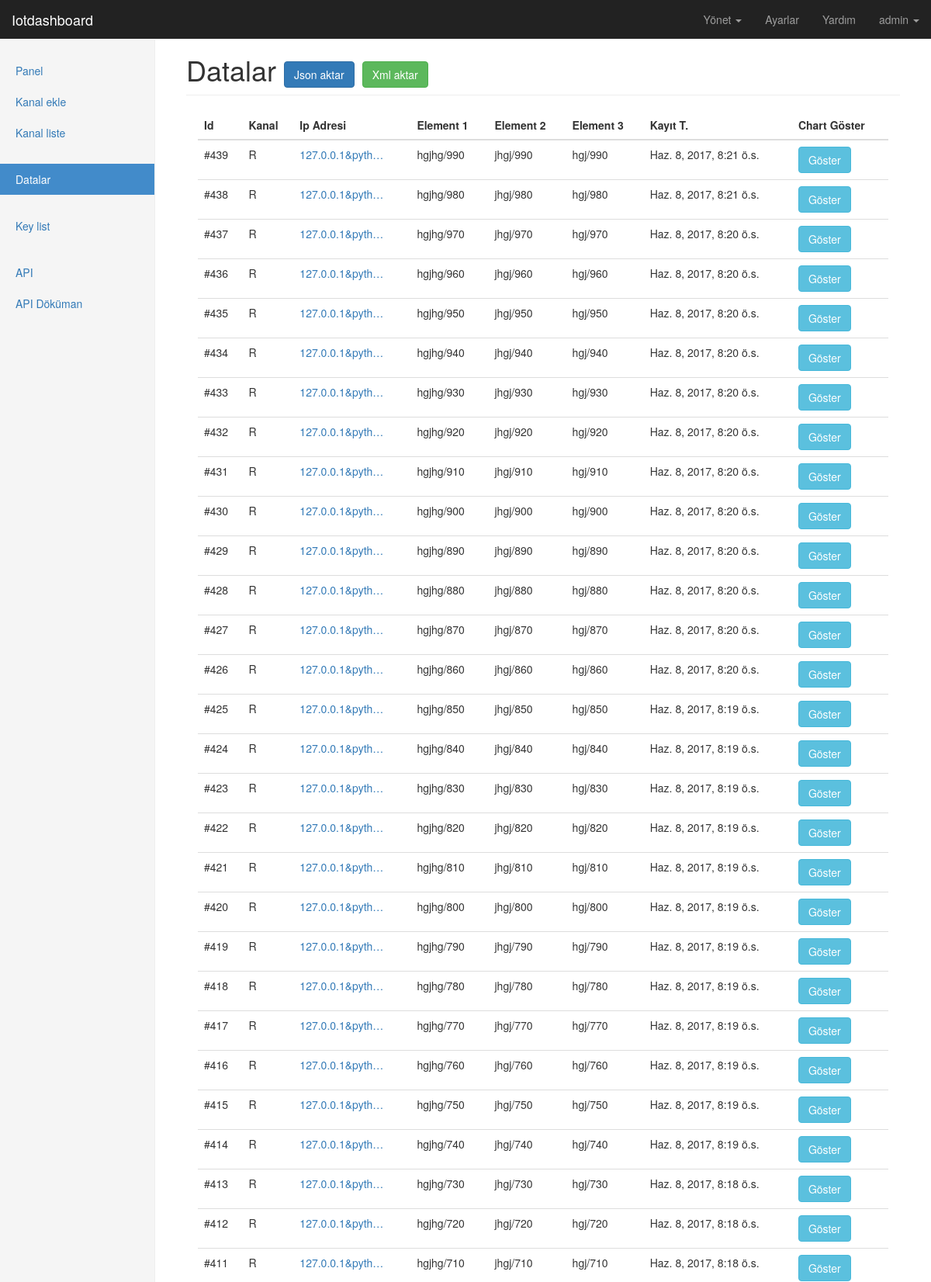
/tr/datas/ (signed in, upper part), run on the app's committed database.
### datas/models.py (models this page shows, shortened)
class Data(models.Model):
    owner           = models.ForeignKey('auth.User', related_name='ownerdata')
    channel         = models.ForeignKey(Channel, related_name='channeldata')
    value_1         = models.CharField(_('Deger 1'), max_length=10, null=True, blank=False)
    value_2         = models.CharField(_('Deger 2'), max_length=10, null=True, blank=False)
    value_3         = models.CharField(_('Deger 3'), max_length=10, null=True, blank=False)
    value_4         = models.CharField(_('Deger 4'), max_length=10, null=True, blank=False)
    value_5         = models.CharField(_('Deger 5'), max_length=10, null=True, blank=False)
    value_6         = models.CharField(_('Deger 6'), max_length=10, null=True, blank=False)
    value_7         = models.CharField(_('Deger 7'), max_length=10, null=True, blank=False)
    value_8         = models.CharField(_('Deger 8'), max_length=10, null=True, blank=False)
    value_9         = models.CharField(_('Deger 9'), max_length=10, null=True, blank=False)
    value_10        = models.CharField(_('Deger 10'), max_length=10, null=True, blank=False)
    enable          = models.BooleanField(_('Aktif et'), default=True)
    remote_address  = models.CharField(_('Ip adres'), max_length=255)
    pub_date        = models.DateTimeField(_('Yayin tarihi'), auto_now=True)

### channels/models.py (models this page shows, shortened)
class Channel(models.Model):
    owner          = models.ForeignKey('auth.User', related_name='ownerchannel')
    channel_name   = models.CharField(_('Kanal adı'), max_length=60, help_text=_('Kanal adını giriniz'))
    channel_name_id= models.CharField(_('Kanal ID'), max_length=90, null=True, blank=True)
    element_1       = models.CharField(_('Element 1'), max_length=20, null=True, blank=True)
    element_id_1    = models.CharField(_('Element ID 1'), max_length=30, null=True, blank=True)
    element_2       = models.CharField(_('Element 2'), max_length=20, null=True, blank=True)
    element_id_2    = models.CharField(_('Element ID 2'), max_length=30, null=True, blank=True)
    element_3       = models.CharField(_('Element 3'), max_length=20, null=True, blank=True)
    element_id_3    = models.CharField(_('Element ID 3'), max_length=30, null=True, blank=True)
    element_4       = models.CharField(_('Element 4'), max_length=20, null=True, blank=True)
    element_id_4    = models.CharField(_('Element ID 4'), max_length=30, null=True, blank=True)
    element_5       = models.CharField(_('Element 5'), max_length=20, null=True, blank=True)
    element_id_5    = models.CharField(_('Element ID 5'), max_length=30, null=True, blank=True)
    element_6       = models.CharField(_('Element 6'), max_length=20, null=True, blank=True)
    element_id_6    = models.CharField(_('Element ID 6'), max_length=30, null=True, blank=True)
    element_7       = models.CharField(_('Element 7'), max_length=20, null=True, blank=True)
    element_id_7    = models.CharField(_('Element ID 7'), max_length=30, null=True, blank=True)
    element_8       = models.CharField(_('Element 8'), max_length=20, null=True, blank=True)
    element_id_8    = models.CharField(_('Element ID 8'), max_length=30, null=True, blank=True)
    element_9       = models.CharField(_('Element 9'), max_length=20, null=True, blank=True)
    element_id_9    = models.CharField(_('Element ID 9'), max_length=30, null=True, blank=True)
    element_10      = models.CharField(_('Element 10'), max_length=20, null=True, blank=True)
    element_id_10   = models.CharField(_('Element ID 10'), max_length=30, null=True, blank=True)
    api_key        = models.CharField(_('Api key'), max_length=200) # api
    description    = models.TextField(_('Açıklama'), blank=True, max_length=255)
    enable         = models.BooleanField(_('Aktif et'), default=True)
    remote_address = models.CharField(_('Ip adres'), max_length=255)
    pub_date       = models.DateTimeField(_('Yayin tarihi'), auto_now=True)

### datas/views.py (the view)
class DataQueryList(TemplateView):
    template_name = "back/data_list.html"
    @method_decorator(login_required)
    def get(self, request, *args, **kwargs):
        datas = Data.objects.all().order_by('-pub_date')[:100]
        value_1 = False
        value_2 = False
        value_3 = False
        value_4 = False
        value_5 = False
        value_6 = False
        value_7 = False
        value_8 = False
        value_9 = False
        value_10 = False
        for i in datas:
            if i.value_1:
                value_1 = True
            if i.value_2:
                value_2 = True
            if i.value_3:
                value_3 = True
            if i.value_4:
                value_4 = True
            if i.value_5:
                value_5 = True
            if i.value_6:
                value_6 = True
            if i.value_7:
                value_7 = True
            if i.value_8:
                value_8 = True
            if i.value_9:
                value_9 = True
            if i.value_10:
                value_10 = True
        return render(request, self.template_name, {'datas': datas,
                                                    'value_1':value_1,
                                                    'value_2':value_2,
                                                    'value_3':value_3,
                                                    'value_4':value_4,
                                                    'value_5':value_5,
                                                    'value_6':value_6,
                                                    'value_7':value_7,
                                                    'value_8':value_8,
                                                    'value_9':value_9,
                                                    'value_10':value_10
                                                    })

### channels/templatetags/custom_tags.py (called while the page is built)
@register.simple_tag
def version():
    try:
        return time.strftime('%m%d%Y/%u', time.gmtime(os.path.getmtime('.git/')))
    except:
        return 0

@register.simple_tag
def website_name():
    return WEBSITE_NAME

### templates/back/data_list.html (shortened to what this page needs)
{% extends "back/base.html" %}
{% load staticfiles %}
{% load custom_tags %}
{% load i18n %}
{% block website_name %}{% trans 'Datalar' %}
    <a class="btn btn-primary" href='{% url "export" "data" %}?format=json' role="button">{% trans 'Json aktar' %}</a>
    <a class="btn btn-success" href='{% url "export" "data" %}?format=xml' role="button">{% trans 'Xml aktar' %}</a>
{% endblock %}
{% block content %}
<div class="col-xs-12 col-sm-12 placeholder">
    <div class="table-responsive">
        <table class="table table-responsive">
            <thead>
            <tr>
                <th>{% trans 'Id' %}</th>
                <th>{% trans 'Kanal' %}</th>
                <th>{% trans 'Ip Adresi' %}</th>
                {% if value_1 %}<th>{% trans 'Element 1' %}</th>{% endif %}
                {% if value_2 %}<th>{% trans 'Element 2' %}</th>{% endif %}
                {% if value_3 %}<th>{% trans 'Element 3' %}</th>{% endif %}
                <th>{% trans 'Kayıt T.' %}</th>
                <th>{% trans 'Chart Göster' %}</th>
            </tr>
            </thead>
            <tbody>
            {% for i in datas %}
            <tr>
                <td>#{{ i.id }}</td>
                <td>{{ i.channel.channel_name }}</td>
                <td><a class="tooltip-viewport-bottom" title="{{ i.remote_address }}">{{ i.remote_address | truncatechars:15 }}</a></td>
                {% if value_1 %}<td>{{ i.channel.element_1 }}/{{ i.value_1 }}</td>{% endif %}
                {% if value_2 %}<td>{{ i.channel.element_2 }}/{{ i.value_2 }}</td>{% endif %}
                {% if value_3 %}<td>{{ i.channel.element_3 }}/{{ i.value_3 }}</td>{% endif %}
                <td>{{ i.pub_date }}</td>
                <td><a class="btn btn-info" href="{% url 'index' %}" role="button">{% trans 'Göster' %}</a></td>
            </tr>
            {% endfor %}
            </tbody>
        </table>
    </div>
</div>
{% endblock %}

### templates/back/navbar.html (shortened to what this page needs)
{% load custom_tags %}
{% load i18n %}
{% load rest_framework %}
<nav class="navbar navbar-inverse navbar-fixed-top">
    <div class="container-fluid">
        <div class="navbar-header">
            <a class="navbar-brand" href="{% url 'index' %}">{% website_name %}</a>
        </div>
        <div id="navbar" class="navbar-collapse collapse">
            <ul class="nav navbar-nav navbar-right">
                <li class="dropdown">
                  <a href="#" class="dropdown-toggle" data-toggle="dropdown" role="button" aria-haspopup="true" aria-expanded="false">{% trans 'Yönet' %} <span class="caret"></span></a>
                </li>
                <li><a href="/admin/">{% trans 'Ayarlar' %}</a></li>
                <li><a href="http://iotdashboard.readthedocs.io/tr/latest/">{% trans 'Yardım' %}</a></li>
                {% if user.is_authenticated %}
                    <li class="dropdown">
                      <a href="#" class="dropdown-toggle" data-toggle="dropdown" role="button" aria-haspopup="true" aria-expanded="false">{{ user }} <span class="caret"></span></a>
                    </li>
                {% endif %}
            </ul>
        </div>
    </div>
</nav>

### static/back/dashboard/dashboard.css (style rules this page uses)
body { padding-top: 50px; }
.navbar-fixed-top { border: 0; }
.placeholder { margin-bottom: 20px; }

### static/back/dashboard/sticky-footer.css (style rules this page uses)
html { position: relative; min-height: 100%; }
body { margin-bottom: 60px; }

### data on the page
Data: id "439", channel.channel_name "R", remote_address "127.0.0.1&pyth…", channel.element_1 "hgjhg", value_1 "990", channel.element_2 "jhgj", value_2 "990", channel.element_3 "hgj", value_3 "990", pub_date "Haz. 8, 2017, 8:21 ö.s."
Data: id "438", channel.channel_name "R", remote_address "127.0.0.1&pyth…", channel.element_1 "hgjhg", value_1 "980", channel.element_2 "jhgj", value_2 "980", channel.element_3 "hgj", value_3 "980", pub_date "Haz. 8, 2017, 8:21 ö.s."
Data: id "437", channel.channel_name "R", remote_address "127.0.0.1&pyth…", channel.element_1 "hgjhg", value_1 "970", channel.element_2 "jhgj", value_2 "970", channel.element_3 "hgj", value_3 "970", pub_date "Haz. 8, 2017, 8:20 ö.s."
Data: id "436", channel.channel_name "R", remote_address "127.0.0.1&pyth…", channel.element_1 "hgjhg", value_1 "960", channel.element_2 "jhgj", value_2 "960", channel.element_3 "hgj", value_3 "960", pub_date "Haz. 8, 2017, 8:20 ö.s."
Data: id "435", channel.channel_name "R", remote_address "127.0.0.1&pyth…", channel.element_1 "hgjhg", value_1 "950", channel.element_2 "jhgj", value_2 "950", channel.element_3 "hgj", value_3 "950", pub_date "Haz. 8, 2017, 8:20 ö.s."
Data: id "434", channel.channel_name "R", remote_address "127.0.0.1&pyth…", channel.element_1 "hgjhg", value_1 "940", channel.element_2 "jhgj", value_2 "940", channel.element_3 "hgj", value_3 "940", pub_date "Haz. 8, 2017, 8:20 ö.s."
Data: id "433", channel.channel_name "R", remote_address "127.0.0.1&pyth…", channel.element_1 "hgjhg", value_1 "930", channel.element_2 "jhgj", value_2 "930", channel.element_3 "hgj", value_3 "930", pub_date "Haz. 8, 2017, 8:20 ö.s."
Data: id "432", channel.channel_name "R", remote_address "127.0.0.1&pyth…", channel.element_1 "hgjhg", value_1 "920", channel.element_2 "jhgj", value_2 "920", channel.element_3 "hgj", value_3 "920", pub_date "Haz. 8, 2017, 8:20 ö.s."
Data: id "431", channel.channel_name "R", remote_address "127.0.0.1&pyth…", channel.element_1 "hgjhg", value_1 "910", channel.element_2 "jhgj", value_2 "910", channel.element_3 "hgj", value_3 "910", pub_date "Haz. 8, 2017, 8:20 ö.s."
Data: id "430", channel.channel_name "R", remote_address "127.0.0.1&pyth…", channel.element_1 "hgjhg", value_1 "900", channel.element_2 "jhgj", value_2 "900", channel.element_3 "hgj", value_3 "900", pub_date "Haz. 8, 2017, 8:20 ö.s."
Data: id "429", channel.channel_name "R", remote_address "127.0.0.1&pyth…", channel.element_1 "hgjhg", value_1 "890", channel.element_2 "jhgj", value_2 "890", channel.element_3 "hgj", value_3 "890", pub_date "Haz. 8, 2017, 8:20 ö.s."
Data: id "428", channel.channel_name "R", remote_address "127.0.0.1&pyth…", channel.element_1 "hgjhg", value_1 "880", channel.element_2 "jhgj", value_2 "880", channel.element_3 "hgj", value_3 "880", pub_date "Haz. 8, 2017, 8:20 ö.s."
Data: id "427", channel.channel_name "R", remote_address "127.0.0.1&pyth…", channel.element_1 "hgjhg", value_1 "870", channel.element_2 "jhgj", value_2 "870", channel.element_3 "hgj", value_3 "870", pub_date "Haz. 8, 2017, 8:20 ö.s."
Data: id "426", channel.channel_name "R", remote_address "127.0.0.1&pyth…", channel.element_1 "hgjhg", value_1 "860", channel.element_2 "jhgj", value_2 "860", channel.element_3 "hgj", value_3 "860", pub_date "Haz. 8, 2017, 8:20 ö.s."
Data: id "425", channel.channel_name "R", remote_address "127.0.0.1&pyth…", channel.element_1 "hgjhg", value_1 "850", channel.element_2 "jhgj", value_2 "850", channel.element_3 "hgj", value_3 "850", pub_date "Haz. 8, 2017, 8:19 ö.s."
Data: id "424", channel.channel_name "R", remote_address "127.0.0.1&pyth…", channel.element_1 "hgjhg", value_1 "840", channel.element_2 "jhgj", value_2 "840", channel.element_3 "hgj", value_3 "840", pub_date "Haz. 8, 2017, 8:19 ö.s."
Data: id "423", channel.channel_name "R", remote_address "127.0.0.1&pyth…", channel.element_1 "hgjhg", value_1 "830", channel.element_2 "jhgj", value_2 "830", channel.element_3 "hgj", value_3 "830", pub_date "Haz. 8, 2017, 8:19 ö.s."
Data: id "422", channel.channel_name "R", remote_address "127.0.0.1&pyth…", channel.element_1 "hgjhg", value_1 "820", channel.element_2 "jhgj", value_2 "820", channel.element_3 "hgj", value_3 "820", pub_date "Haz. 8, 2017, 8:19 ö.s."
Data: id "421", channel.channel_name "R", remote_address "127.0.0.1&pyth…", channel.element_1 "hgjhg", value_1 "810", channel.element_2 "jhgj", value_2 "810", channel.element_3 "hgj", value_3 "810", pub_date "Haz. 8, 2017, 8:19 ö.s."
Data: id "420", channel.channel_name "R", remote_address "127.0.0.1&pyth…", channel.element_1 "hgjhg", value_1 "800", channel.element_2 "jhgj", value_2 "800", channel.element_3 "hgj", value_3 "800", pub_date "Haz. 8, 2017, 8:19 ö.s."
Data: id "419", channel.channel_name "R", remote_address "127.0.0.1&pyth…", channel.element_1 "hgjhg", value_1 "790", channel.element_2 "jhgj", value_2 "790", channel.element_3 "hgj", value_3 "790", pub_date "Haz. 8, 2017, 8:19 ö.s."
Data: id "418", channel.channel_name "R", remote_address "127.0.0.1&pyth…", channel.element_1 "hgjhg", value_1 "780", channel.element_2 "jhgj", value_2 "780", channel.element_3 "hgj", value_3 "780", pub_date "Haz. 8, 2017, 8:19 ö.s."
Data: id "417", channel.channel_name "R", remote_address "127.0.0.1&pyth…", channel.element_1 "hgjhg", value_1 "770", channel.element_2 "jhgj", value_2 "770", channel.element_3 "hgj", value_3 "770", pub_date "Haz. 8, 2017, 8:19 ö.s."
Data: id "416", channel.channel_name "R", remote_address "127.0.0.1&pyth…", channel.element_1 "hgjhg", value_1 "760", channel.element_2 "jhgj", value_2 "760", channel.element_3 "hgj", value_3 "760", pub_date "Haz. 8, 2017, 8:19 ö.s."
Data: id "415", channel.channel_name "R", remote_address "127.0.0.1&pyth…", channel.element_1 "hgjhg", value_1 "750", channel.element_2 "jhgj", value_2 "750", channel.element_3 "hgj", value_3 "750", pub_date "Haz. 8, 2017, 8:19 ö.s."
Data: id "414", channel.channel_name "R", remote_address "127.0.0.1&pyth…", channel.element_1 "hgjhg", value_1 "740", channel.element_2 "jhgj", value_2 "740", channel.element_3 "hgj", value_3 "740", pub_date "Haz. 8, 2017, 8:19 ö.s."
Data: id "413", channel.channel_name "R", remote_address "127.0.0.1&pyth…", channel.element_1 "hgjhg", value_1 "730", channel.element_2 "jhgj", value_2 "730", channel.element_3 "hgj", value_3 "730", pub_date "Haz. 8, 2017, 8:18 ö.s."
Data: id "412", channel.channel_name "R", remote_address "127.0.0.1&pyth…", channel.element_1 "hgjhg", value_1 "720", channel.element_2 "jhgj", value_2 "720", channel.element_3 "hgj", value_3 "720", pub_date "Haz. 8, 2017, 8:18 ö.s."
Data: id "411", channel.channel_name "R", remote_address "127.0.0.1&pyth…", channel.element_1 "hgjhg", value_1 "710", channel.element_2 "jhgj", value_2 "710", channel.element_3 "hgj", value_3 "710", pub_date "Haz. 8, 2017, 8:18 ö.s."

### other printed values
{{ user }} "admin"
